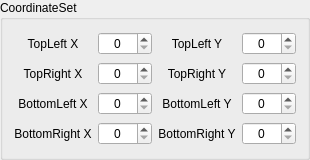
       <widget class="QGroupBox" name="boxCoordinateSet">
        <property name="sizePolicy">
         <sizepolicy hsizetype="Preferred" vsizetype="Preferred">
          <horstretch>0</horstretch>
          <verstretch>0</verstretch>
         </sizepolicy>
        </property>
        <property name="minimumSize">
         <size>
          <width>0</width>
          <height>160</height>
         </size>
        </property>
        <property name="maximumSize">
         <size>
          <width>480</width>
          <height>16777215</height>
         </size>
        </property>
        <property name="statusTip">
         <string/>
        </property>
        <property name="title">
         <string>CoordinateSet</string>
        </property>
        <layout class="QGridLayout" name="gridLayout">
         <item row="0" column="0">
          <widget class="QLabel" name="labelUpLeftX">
           <property name="statusTip">
            <string/>
           </property>
           <property name="layoutDirection">
            <enum>Qt::LeftToRight</enum>
           </property>
           <property name="text">
            <string>TopLeft X</string>
           </property>
           <property name="alignment">
            <set>Qt::AlignCenter</set>
           </property>
          </widget>
         </item>
         <item row="0" column="1">
          <widget class="QSpinBox" name="spinCoordUpLeftX">
           <property name="minimumSize">
            <size>
             <width>54</width>
             <height>0</height>
            </size>
           </property>
           <property name="statusTip">
            <string>Switch current polygon's coordinate</string>
           </property>
           <property name="alignment">
            <set>Qt::AlignCenter</set>
           </property>
          </widget>
         </item>
         <item row="0" column="2">
          <widget class="QLabel" name="labelUpLeftY">
           <property name="text">
            <string>TopLeft Y</string>
           </property>
           <property name="alignment">
            <set>Qt::AlignCenter</set>
           </property>
          </widget>
         </item>
         <item row="0" column="3">
          <widget class="QSpinBox" name="spinCoordUpLeftY">
           <property name="minimumSize">
            <size>
             <width>54</width>
             <height>0</height>
            </size>
           </property>
           <property name="statusTip">
            <string>Switch current polygon's coordinate</string>
           </property>
           <property name="alignment">
            <set>Qt::AlignCenter</set>
           </property>
          </widget>
         </item>
         <item row="1" column="0">
          <widget class="QLabel" name="labelUpRightX">
           <property name="text">
            <string>TopRight X</string>
           </property>
           <property name="alignment">
            <set>Qt::AlignCenter</set>
           </property>
          </widget>
         </item>
         <item row="1" column="1">
          <widget class="QSpinBox" name="spinCoordUpRightX">
           <property name="minimumSize">
            <size>
             <width>54</width>
             <height>0</height>
            </size>
           </property>
           <property name="statusTip">
            <string>Switch current polygon's coordinate</string>
           </property>
           <property name="alignment">
            <set>Qt::AlignCenter</set>
           </property>
          </widget>
         </item>
         <item row="1" column="2">
          <widget class="QLabel" name="labelUpRightY">
           <property name="text">
            <string>TopRight Y</string>
           </property>
           <property name="alignment">
            <set>Qt::AlignCenter</set>
           </property>
          </widget>
         </item>
         <item row="1" column="3">
          <widget class="QSpinBox" name="spinCoordUpRightY">
           <property name="minimumSize">
            <size>
             <width>54</width>
             <height>0</height>
            </size>
           </property>
           <property name="statusTip">
            <string>Switch current polygon's coordinate</string>
           </property>
           <property name="alignment">
            <set>Qt::AlignCenter</set>
           </property>
          </widget>
         </item>
         <item row="2" column="0">
          <widget class="QLabel" name="labelDownLeftX">
           <property name="text">
            <string>BottomLeft X</string>
           </property>
           <property name="alignment">
            <set>Qt::AlignCenter</set>
           </property>
          </widget>
         </item>
         <item row="2" column="1">
          <widget class="QSpinBox" name="spinCoordDownLeftX">
           <property name="minimumSize">
            <size>
             <width>54</width>
             <height>0</height>
            </size>
           </property>
           <property name="statusTip">
            <string>Switch current polygon's coordinate</string>
           </property>
           <property name="alignment">
            <set>Qt::AlignCenter</set>
           </property>
          </widget>
         </item>
         <item row="2" column="2">
          <widget class="QLabel" name="labelDownLeftY">
           <property name="text">
            <string>BottomLeft Y</string>
           </property>
           <property name="alignment">
            <set>Qt::AlignCenter</set>
           </property>
          </widget>
         </item>
         <item row="2" column="3">
          <widget class="QSpinBox" name="spinCoordDownLeftY">
           <property name="minimumSize">
            <size>
             <width>54</width>
             <height>0</height>
            </size>
           </property>
           <property name="statusTip">
            <string>Switch current polygon's coordinate</string>
           </property>
           <property name="alignment">
            <set>Qt::AlignCenter</set>
           </property>
          </widget>
         </item>
         <item row="3" column="0">
          <widget class="QLabel" name="labelDownRightX">
           <property name="text">
            <string>BottomRight X</string>
           </property>
           <property name="alignment">
            <set>Qt::AlignCenter</set>
           </property>
          </widget>
         </item>
         <item row="3" column="1">
          <widget class="QSpinBox" name="spinCoordDownRightX">
           <property name="minimumSize">
            <size>
             <width>54</width>
             <height>0</height>
            </size>
           </property>
           <property name="statusTip">
            <string>Switch current polygon's coordinate</string>
           </property>
           <property name="alignment">
            <set>Qt::AlignCenter</set>
           </property>
          </widget>
         </item>
         <item row="3" column="2">
          <widget class="QLabel" name="labelDownRightY">
           <property name="text">
            <string>BottomRight Y</string>
           </property>
           <property name="alignment">
            <set>Qt::AlignCenter</set>
           </property>
          </widget>
         </item>
         <item row="3" column="3">
          <widget class="QSpinBox" name="spinCoordDownRightY">
           <property name="minimumSize">
            <size>
             <width>54</width>
             <height>0</height>
            </size>
           </property>
           <property name="statusTip">
            <string>Switch current polygon's coordinate</string>
           </property>
           <property name="alignment">
            <set>Qt::AlignCenter</set>
           </property>
          </widget>
         </item>
        </layout>
       </widget>
